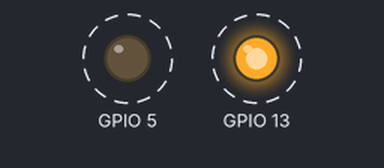
Bench run of a program on a simulated Raspberry Pi (BCM pin numbers). On the bench: output pins drawn as LEDs (lit = HIGH). Dashed ring = blinking. At 10.0 s the program stops and its outputs stay as they are.

Above: at 0.2 s.
Timing chart, 0 to 3.0 s (numbered marks = the images above):
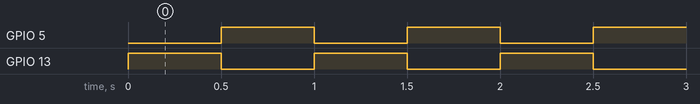

The program:

two_leds.py
```python
import RPi.GPIO as GPIO
import time

# This basic program will flash two LED's on and off alternately.

# Setting the output mode to digital
GPIO.setmode(GPIO.BCM)
GPIO.setup(13, GPIO.OUT)
GPIO.setup(5, GPIO.OUT)

try:
    # Set the number of flashes:
    numb_flashes = 10

    # Set the duration of flashes (s):
    flash_duration = 0.5

    for i in range(numb_flashes):

        GPIO.output(13, True)
        GPIO.output(5, False)

        time.sleep(flash_duration)

        GPIO.output(13, False)
        GPIO.output(5, True)

        time.sleep(flash_duration)
except KeyboardInterrupt:
    print("KeyboardInterrupt, exiting...")
except:
    # other errors...
    print("Some other error has occurred.")
finally:
    # Clean up all the ports that have been used:
    GPIO.cleanup()
```

Measured:
- by itself, GPIO 5, GPIO 13: alternates HIGH for 0.50 s and LOW for 0.50 s, 20 changes in all, then stays LOW
